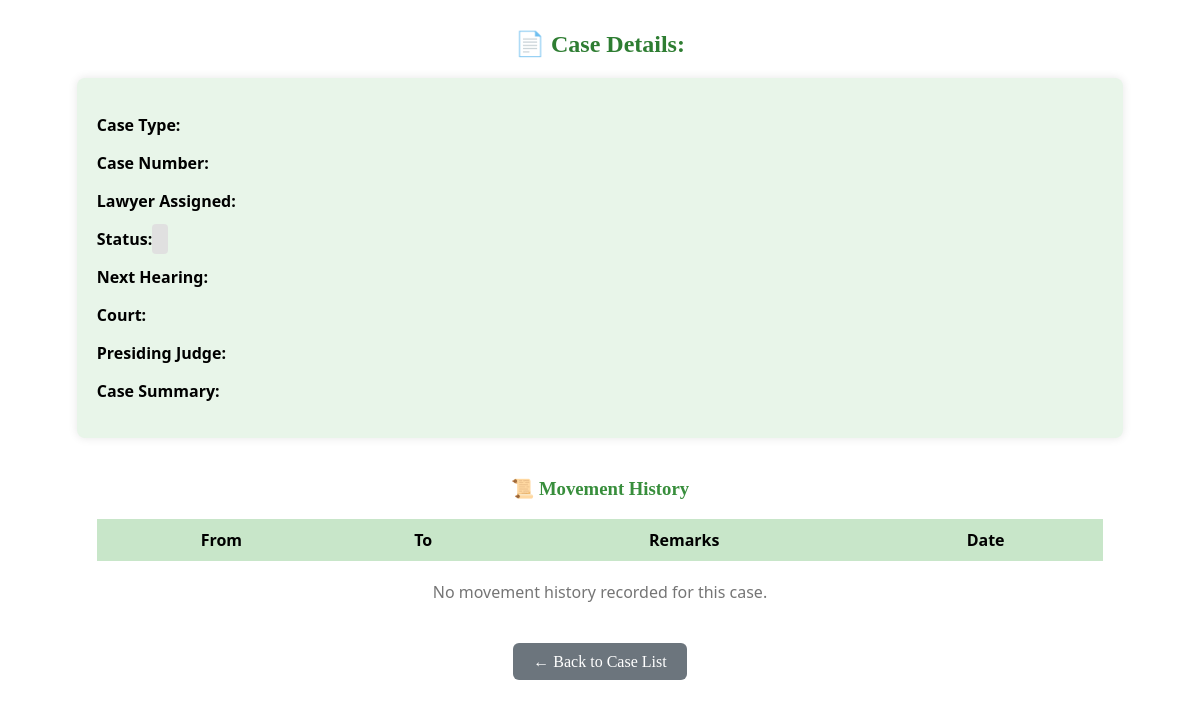
/history/007, run on an earlier commit of the app's database.
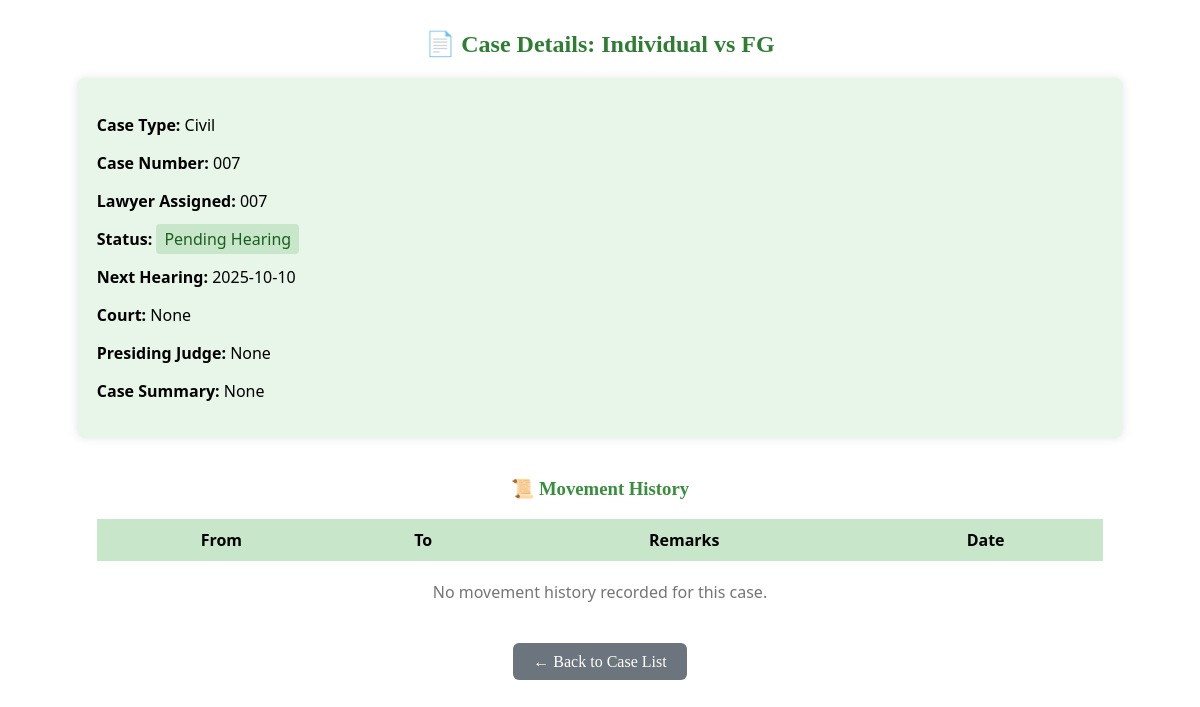
And on a later commit of the database.
### tables this page shows
CREATE TABLE cases (
    id INTEGER PRIMARY KEY AUTOINCREMENT,
    case_name TEXT NOT NULL,
    case_type TEXT NOT NULL,
    case_number TEXT,
    lawyer_assigned TEXT,
    status TEXT,
    next_hearing DATE,
    date_opened TEXT,
    date_closed TEXT
, court TEXT, presiding_judge TEXT, case_summary TEXT);

### app.py (the view)
@app.route('/history/<case_number>')
def movement_history(case_number):
    conn = get_db_connection()
    cursor = conn.cursor()
    cursor.execute('''
        SELECT from_dept, to_dept, remarks, moved_at
        FROM file_movements
        WHERE case_number = ?
        ORDER BY moved_at DESC
    ''', (case_number,))
    movements = cursor.fetchall()
    cursor.execute('SELECT * FROM cases WHERE case_number = ?', (case_number,))
    case = cursor.fetchone()
    conn.close()
    return render_template('history.html', case=case, movements=movements)

### app.py (called while the page is built)
def get_db_connection():
    conn = sqlite3.connect('case_management.db')
    conn.row_factory = sqlite3.Row
    return conn

### templates/history.html (shortened to what this page needs)
<!DOCTYPE html>
<html>
<head>
</head>
<body>
    <h2 style="text-align: center; color: #2e7d32; margin-top: 30px;">📄 Case Details: {{ case[1] }}</h2>
    <div style="width: 85%; margin: 20px auto; padding: 20px; background-color: #e8f5e9; border-radius: 8px; box-shadow: 0 0 10px rgba(0,0,0,0.1); font-family: 'Segoe UI', sans-serif;">
        <p><strong>Case Type:</strong> {{ case[2] }}</p>
        <p><strong>Case Number:</strong> {{ case[3] }}</p>
        <p><strong>Lawyer Assigned:</strong> {{ case[4] }}</p>
        <p><strong>Status:</strong>
            <span style="padding: 4px 8px; border-radius: 4px; background-color:
                {% if case[5] == 'Pending' %}#a5d6a7
                {% elif case[5] == 'Trial Ongoing' %}#66bb6a
                {% elif case[5] == 'Adjourned' %}#81c784
                {% elif case[5] == 'Sentenced' %}#388e3c
                {% elif case[5] == 'Pending Hearing' %}#c8e6c9
                {% else %}#e0e0e0{% endif %};
                color: #1b5e20;">
                {{ case[5] }}
            </span>
        </p>
        <p><strong>Next Hearing:</strong> {{ case[6] }}</p>
        <p><strong>Court:</strong> {{ case[9] }}</p>
        <p><strong>Presiding Judge:</strong> {{ case[10] }}</p>
        <p><strong>Case Summary:</strong> {{ case[11] }}</p>
    </div>
    <h3 style="text-align: center; margin-top: 40px; color: #388e3c;">📜 Movement History</h3>
    <table style="width: 85%; margin: 0 auto; border-collapse: collapse; font-family: 'Segoe UI', sans-serif;">
        <thead>
            <tr style="background-color: #c8e6c9;">
                <th style="padding: 10px;">From</th>
                <th style="padding: 10px;">To</th>
                <th style="padding: 10px;">Remarks</th>
                <th style="padding: 10px;">Date</th>
            </tr>
        </thead>
        <tbody>
            {% for move in movements %}
            <tr style="background-color: {% if loop.index0 % 2 == 0 %}#ffffff{% else %}#f1f8e9{% endif %};">
                <td style="padding: 10px;">{{ move[0] }}</td>
                <td style="padding: 10px;">{{ move[1] }}</td>
                <td style="padding: 10px;">{{ move[2] }}</td>
                <td style="padding: 10px;">{{ move[3] }}</td>
            </tr>
            {% else %}
            <tr>
                <td colspan="4" style="text-align: center; padding: 20px; color: #757575;">No movement history recorded for this case.</td>
            </tr>
            {% endfor %}
        </tbody>
    </table>
    <div style="text-align: center; margin: 30px;">
        <a href="{{ url_for('view_cases') }}" style="padding: 10px 20px; background-color: #6c757d; color: white; text-decoration: none; border-radius: 6px;">
            ← Back to Case List
        </a>
    </div>

What changed in the data, as far as the page shows it:
added cases: case_name "Individual vs FG", case_type "Civil", case_number "007", lawyer_assigned "007", status "Pending Hearing", next_hearing "2025-10-10"
Also different on the page:
{{ case[9] }}: (not shown) → "None"
{{ case[10] }}: (not shown) → "None"
{{ case[11] }}: (not shown) → "None"
